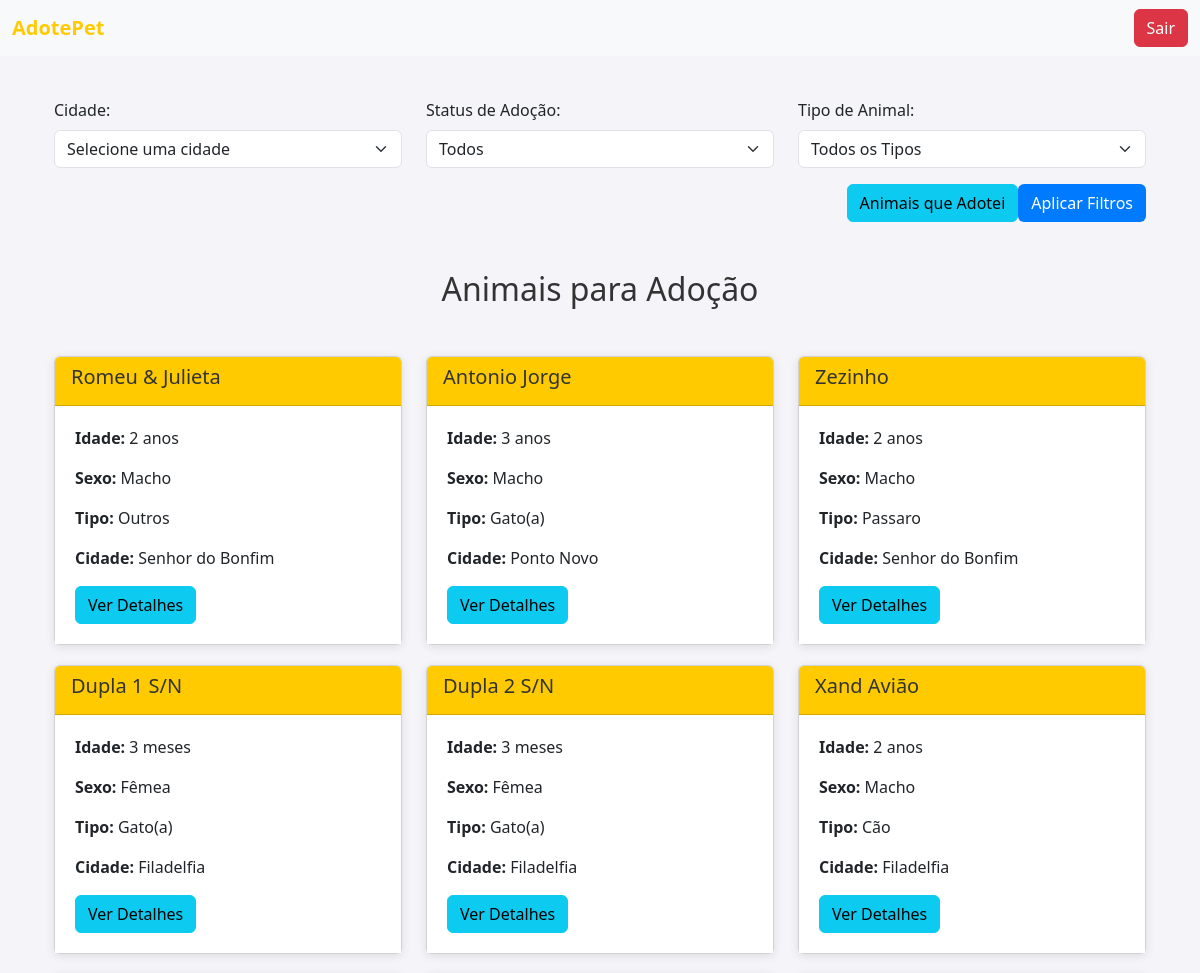
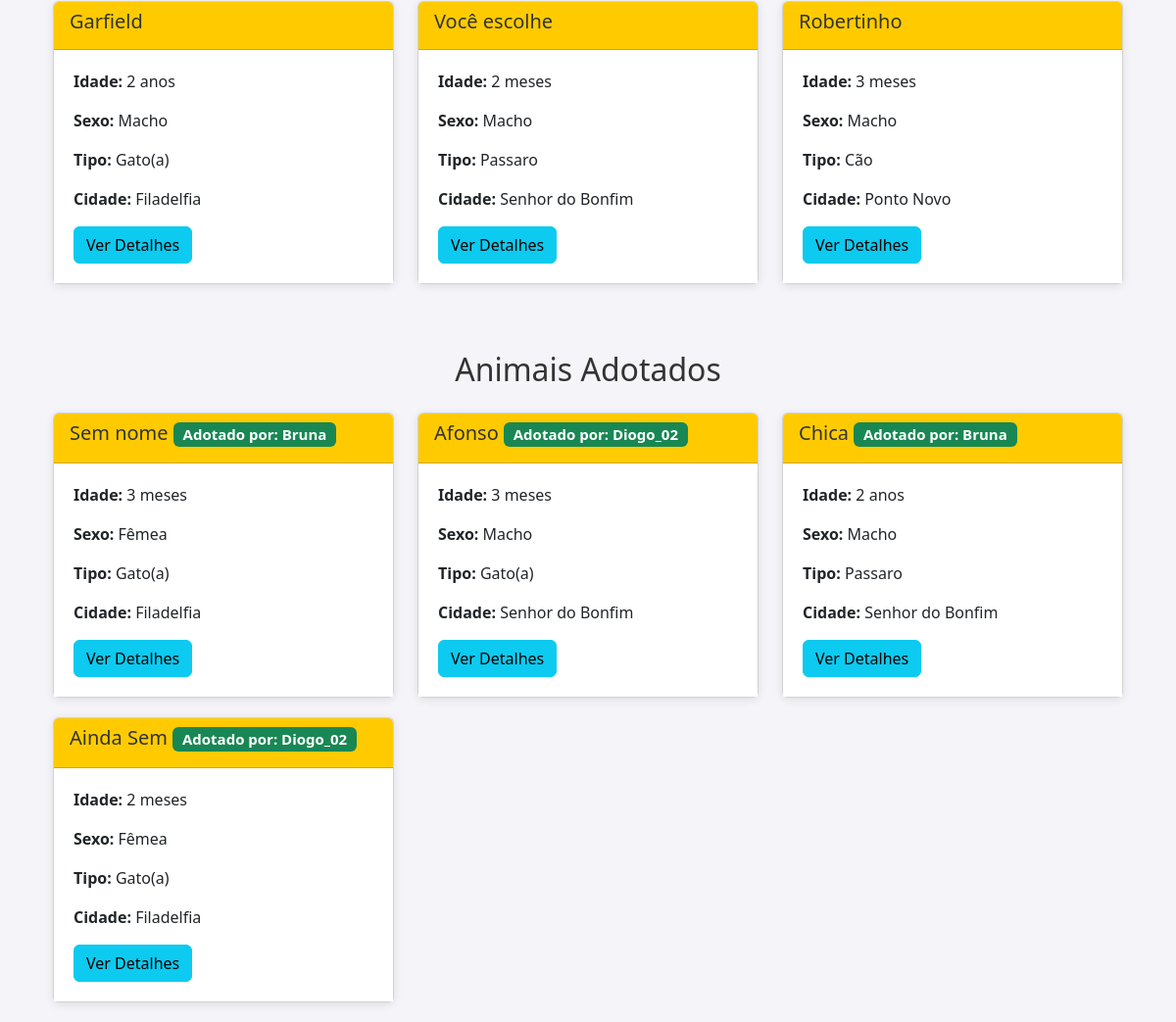
Page /lista-animais/ (signed in) on the committed database (2 pictures, top to bottom).
### adote/models.py (models this page shows, shortened)
class Animal(models.Model):
    nome = models.CharField(max_length=100)
    idade_anos = models.PositiveIntegerField(
        blank=True, null=True,
        help_text="Preencha apenas se a idade estiver em anos."
    )
    idade_meses = models.PositiveIntegerField(
        blank=True, null=True,
        help_text="Preencha apenas se a idade estiver em meses."
    )
    sexo = models.CharField(max_length=1, choices=SEXO_CHOICES, default='M')
    tipo = models.ForeignKey(TipoAnimal, on_delete=models.CASCADE, related_name="animais")
    descricao = models.TextField(blank=True)
    local = models.ForeignKey(Local, on_delete=models.CASCADE, related_name="animais")
    adotado = models.BooleanField(default=False)
    adotante = models.ForeignKey(
        settings.AUTH_USER_MODEL, null=True, blank=True,
        on_delete=models.SET_NULL, related_name='animais_adotados'
    )
    doador = models.ForeignKey(
        settings.AUTH_USER_MODEL, null=True, blank=True,
        on_delete=models.SET_NULL, related_name='animais_doados'
    )
    foto = models.ImageField(upload_to='fotos_animais/', blank=True, null=True)
    @property
    def idade_formatada(self):
        if self.idade_anos:
            return f"{self.idade_anos} anos"
        elif self.idade_meses:
            return f"{self.idade_meses} meses"
        return "Idade não especificada"
    class Meta:
        verbose_name = "Animal"
        verbose_name_plural = "Animais"

class TipoAnimal(models.Model):
    nome = models.CharField(max_length=50, unique=True)
    descricao = models.TextField(blank=True)
    class Meta:
        verbose_name = "Tipo de Animal"
        verbose_name_plural = "Tipos de Animais"

class Local(models.Model):
    cidade = models.CharField(max_length=100)
    estado = models.CharField(max_length=50)  # Corrigido de maxlength para max_length
    class Meta:
        verbose_name = "Local"
        verbose_name_plural = "Locais"

class Usuario(AbstractUser):
    tipo_usuario = models.CharField(max_length=10, choices=TIPOS_USUARIO)
    telefone = models.CharField(
        max_length=15,
        blank=True,
        validators=[RegexValidator(
            regex=r'^\+?\d{10,15}$',
            message="Telefone inválido. Use um número válido com 10 a 15 dígitos."
        )]
    )
    def is_doador(self):
        return self.tipo_usuario == 'doador'
    def is_adotante(self):
        return self.tipo_usuario == 'adotante'
    def is_admin(self):
        return self.tipo_usuario == 'admin'
    class Meta:
        verbose_name = "Usuário"
        verbose_name_plural = "Usuários"

### adote/views.py (the view)
# urls.py: path('lista-animais/', views.lista_animais, name='lista_animais'),
@login_required #ATK 1.1
def lista_animais(request):
    animais = Animal.objects.all()
    locais = Local.objects.all()
    tipos = TipoAnimal.objects.all()
    cidade = request.GET.get('cidade')
    if cidade:
        animais = animais.filter(local__cidade=cidade)
    adotado = request.GET.get('adotado')
    if adotado == 'adotados':
        animais = animais.filter(adotado=True)
    elif adotado == 'nao_adotados':
        animais = animais.filter(adotado=False)
    tipo_animal = request.GET.get('tipo')
    if tipo_animal:
        animais = animais.filter(tipo__nome=tipo_animal)
    context = {
        'animais': animais,
        'locais': locais,
        'tipos': tipos,
    }
    return render(request, 'lista_animais.html', context)

### adote/templates/lista_animais.html (shortened to what this page needs)
{% extends 'base.html' %}
{% block content %}
<div class="container mt-5">
    <form method="get" action="" class="filter-form mb-5">
        <div class="row">
            <div class="form-group col-md-4">
                <label for="cidade" class="form-label">Cidade:</label>
                <select name="cidade" id="cidade" class="form-select">
                    <option value="">Selecione uma cidade</option>
                </select>
            </div>
            <div class="form-group col-md-4">
                <label for="adotado" class="form-label">Status de Adoção:</label>
                <select name="adotado" id="adotado" class="form-select">
                    <option value="">Todos</option>
                </select>
            </div>
            <div class="form-group col-md-4">
                <label for="tipo" class="form-label">Tipo de Animal:</label>
                <select name="tipo" id="tipo" class="form-select">
                    <option value="">Todos os Tipos</option>
                </select>
            </div>
        </div>
        <div class="d-flex justify-content-end align-items-center mt-3">
            {% if user.is_authenticated and user.is_adotante %}
                <a href="{% url 'lista_animais_adotados' %}" class="btn btn-info mr-3">Animais que Adotei</a>
            {% endif %}
            <button type="submit" class="btn btn-custom">Aplicar Filtros</button>
        </div>
    </form>
    {% if request.GET.adotado != 'adotados' %}
        <h2 class="text-center mb-5">Animais para Adoção</h2>
        <div class="row">
            {% for animal in animais %}
                {% if not animal.adotado %}
                    <div class="col-md-4">
                        <div class="card">
                            <div class="card-header">
                                <h5 class="card-title">{{ animal.nome }}</h5>
                            </div>
                            <div class="card-body">
                                <p><strong>Idade:</strong> {{ animal.idade_formatada }}</p>
                                <p><strong>Sexo:</strong> {{ animal.get_sexo_display }}</p>
                                <p><strong>Tipo:</strong> {{ animal.tipo.nome }}</p>
                                <p><strong>Cidade:</strong> {{ animal.local.cidade }}</p>
                                <a href="{% url 'detalhes_animal' animal.id %}" class="btn btn-info">Ver Detalhes</a>
                            </div>
                        </div>
                    </div>
                {% endif %}
            {% endfor %}
        </div>
    {% endif %}
    {% if request.GET.adotado != 'nao_adotados' %}
        <div class="row mt-5">
            <h2 class="text-center mb-4">Animais Adotados</h2>
            {% for animal in animais %}
                {% if animal.adotado %}
                    <div class="col-md-4">
                        <div class="card">
                            <div class="card-header">
                                <h5 class="card-title">
                                    {{ animal.nome }}
                                    <span class="badge bg-success">Adotado por: {{ animal.adotante.username }}</span>
                                </h5>
                            </div>
                            <div class="card-body">
                                <p><strong>Idade:</strong> {{ animal.idade_formatada }}</p>
                                <p><strong>Sexo:</strong> {{ animal.get_sexo_display }}</p>
                                <p><strong>Tipo:</strong> {{ animal.tipo.nome }}</p>
                                <p><strong>Cidade:</strong> {{ animal.local.cidade }}</p>
                                <a href="{% url 'detalhes_animal' animal.id %}" class="btn btn-info">Ver Detalhes</a>
                            </div>
                        </div>
                    </div>
                {% endif %}
            {% endfor %}
        </div>
    {% endif %}
</div>
{% endblock %}

### adote/templates/base.html (style rules this page uses)
body { background-color: #f4f4f9; padding-top: 50px; }
.card { margin-bottom: 20px; box-shadow: 0 2px 10px rgba(0, 0, 0, 0.1); }
.card-header { background-color: #ffcb00; font-weight: bold; color: #333; }
.card-body { background-color: white; padding: 20px; }
h1, h2 { color: #333; margin-bottom: 20px; }
.btn-custom { background-color: #007bff; color: white; }

### rows in the picture
Animal: nome "Romeu & Julieta", idade_formatada "2 anos", sexo "Macho", tipo.nome "Outros", local.cidade "Senhor do Bonfim"
Animal: nome "Antonio Jorge", idade_formatada "3 anos", sexo "Macho", tipo.nome "Gato(a)", local.cidade "Ponto Novo"
Animal: nome "Zezinho", idade_formatada "2 anos", sexo "Macho", tipo.nome "Passaro", local.cidade "Senhor do Bonfim"
Animal: nome "Dupla 1 S/N", idade_formatada "3 meses", sexo "Fêmea", tipo.nome "Gato(a)", local.cidade "Filadelfia"
Animal: nome "Dupla 2 S/N", idade_formatada "3 meses", sexo "Fêmea", tipo.nome "Gato(a)", local.cidade "Filadelfia"
Animal: nome "Xand Avião", idade_formatada "2 anos", sexo "Macho", tipo.nome "Cão", local.cidade "Filadelfia"
Animal: nome "Garfield", idade_formatada "2 anos", sexo "Macho", tipo.nome "Gato(a)", local.cidade "Filadelfia"
Animal: nome "Você escolhe", idade_formatada "2 meses", sexo "Macho", tipo.nome "Passaro", local.cidade "Senhor do Bonfim"
Animal: nome "Robertinho", idade_formatada "3 meses", sexo "Macho", tipo.nome "Cão", local.cidade "Ponto Novo"
Animal: nome "Sem nome", adotante.username "Bruna", idade_formatada "3 meses", sexo "Fêmea", tipo.nome "Gato(a)", local.cidade "Filadelfia"
Animal: nome "Afonso", adotante.username "Diogo_02", idade_formatada "3 meses", sexo "Macho", tipo.nome "Gato(a)", local.cidade "Senhor do Bonfim"
Animal: nome "Chica", adotante.username "Bruna", idade_formatada "2 anos", sexo "Macho", tipo.nome "Passaro", local.cidade "Senhor do Bonfim"
Animal: nome "Ainda Sem", adotante.username "Diogo_02", idade_formatada "2 meses", sexo "Fêmea", tipo.nome "Gato(a)", local.cidade "Filadelfia"
